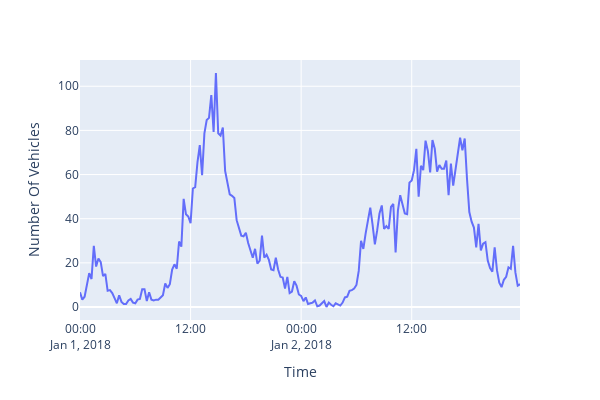

Notebook source saved alongside this figure:
### Code cell
sample_df = temp.head(12*24*2)
sample_df = sample_df.resample('15min').mean()
fig = px.line(sample_df, x=sample_df.index, y=['K504_N'], width=600, height=400)
fig.update_xaxes(title_text='Time')
fig.update_yaxes(title_text='Number Of Vehicles')
fig.update_layout(showlegend=False)
fig.show()
pio.write_image(fig, 'plots/averaging_15min.png',height=400, width = 600, scale=4)

### Figure 1 — Plotly figure (JSON) as saved in the notebook; plotly's stock layout.template omitted (floating-point values rounded to 4 significant figures; data arrays with more than 128 entries replaced by an {"elided": "..."} marker saying what was removed)
{"data": [{"hovertemplate": "variable=K504_N<br>index=%{x}<br>value=%{y}<extra></extra>", "legendgroup": "K504_N", "line": {"color": "#636efa", "dash": "solid"}, "marker": {"symbol": "circle"}, "mode": "lines", "name": "K504_N", "orientation": "v", "showlegend": true, "type": "scatter", "x": {"elided": "192 str values"}, "xaxis": "x", "y": {"elided": "192 float values"}, "yaxis": "y"}], "layout": {"height": 400, "legend": {"title": {"text": "variable"}, "tracegroupgap": 0}, "margin": {"t": 60}, "showlegend": false, "width": 600, "xaxis": {"anchor": "y", "domain": [0, 1], "title": {"text": "Time"}}, "yaxis": {"anchor": "x", "domain": [0, 1], "title": {"text": "Number Of Vehicles"}}}}
